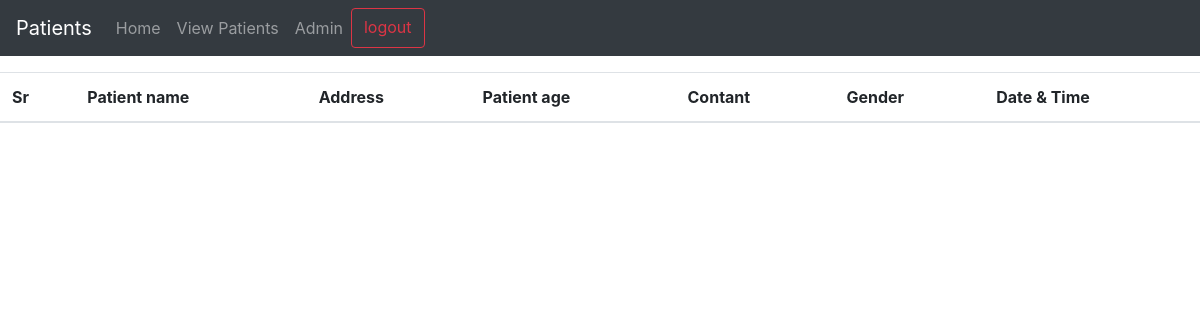
Before: /view_patients/ (signed in) with the older database file.
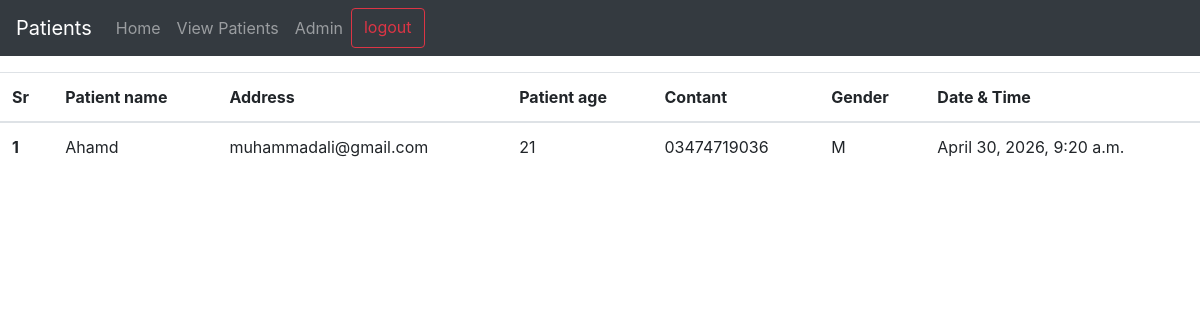
After: the same page with the newer database file.
### b_auth/models.py (models this page shows, shortened)
class Patients(models.Model):
    user=models.ForeignKey(User,on_delete=models.SET_NULL,null=True,blank=True)
    patient_name=models.CharField(max_length=100)
    patient_age=models.IntegerField(blank=True,null=True)
    choice=[
        ('M','Male'),
        ('F','Femle'),
        ('O','Other')
    ]
    gender=models.CharField(max_length=1,choices=choice)
    content=models.CharField(max_length=11)
    address=models.TextField(blank=True,null=True)
    time=models.DateTimeField(default=timezone.now)

### b_auth/views.py (the view)
# urls.py: path('view_patients/',views.view_patient,name='view_patient'),
@login_required(login_url='/login/')
def view_patient(request):
    queryset=Patients.objects.all()
    context={'patients':queryset}
    return render(request,'view_patients.html',context)

### b_auth/templates/view_patients.html (shortened to what this page needs)
{% extends "index.html" %}
{% block content %}
<table class="table mt-3">
  <thead>
    <tr>
      <th scope="col">Sr</th>
      <th scope="col">Patient name</th>
      <th scope="col">Address</th>
      <th scope="col">Patient age</th>
      <th scope="col">Contant</th>
      <th scope="col">Gender</th>
      <th scope="col">Date & Time</th>
    </tr>
  </thead>
  <tbody>
    {% for patient in patients%}
    <tr>
      <th scope="row">{{forloop.counter}}</th>
      <td>{{patient.patient_name}}</td>
      <td>{{patient.address}}</td>
      <td>{{patient.patient_age}}</td>
      <td>{{patient.content}}</td>
      <td>{{patient.gender}}</td>
      <td>{{patient.time}}</td>
    </tr>
    {%endfor%}
  </tbody>
</table>
{% endblock content %}

Changed rows visible on the page:
added Patients: patient_name "Ahamd", address "muhammadali@gmail.com", patient_age "21", content "03474719036", gender "M", time "April 30, 2026, 9:20 a.m."
